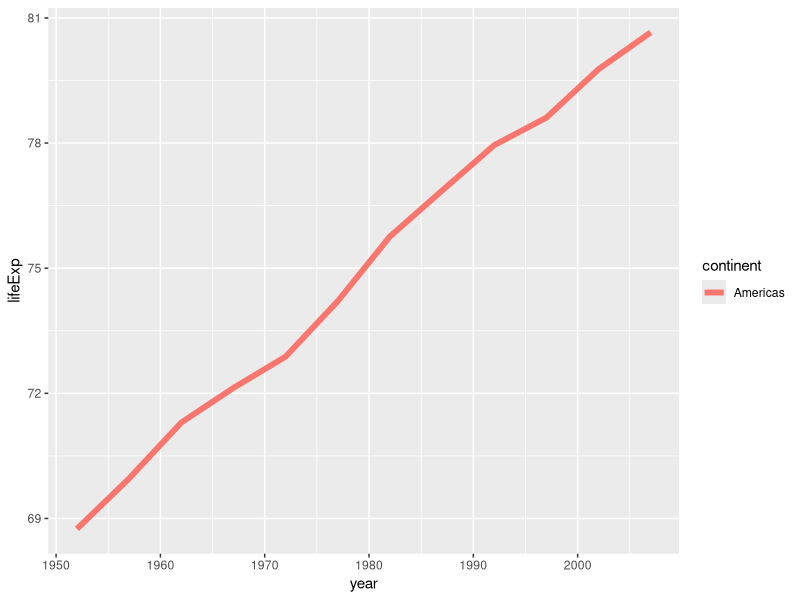
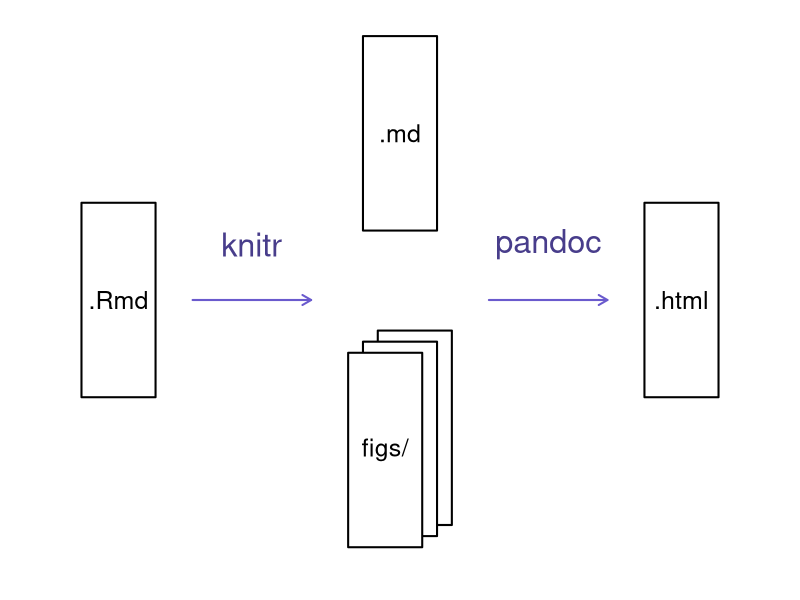

The R script that drew these images, in order:
## ---- chunk 1
gapminder <- read.table("./Data/gapminder.txt", header = T)

# Subset Canada only
Canada <- gapminder[gapminder$country=="Canada",]


library(ggplot2)

#### Challenge 1 ####
ggplot(data = Canada, aes(x = year, y = lifeExp, by = country, color = continent)) + geom_line(size = 2)
## ---- chunk 2
par(mar=rep(0, 4), bty="n", cex=1.5)
plot(0, 0, type="n", xlab="", ylab="", xaxt="n", yaxt="n",
     xlim=c(0, 100), ylim=c(0, 100))
xw <- 10
yh <- 35
xm <- 12
ym <- 50
rect(xm-xw/2, ym-yh/2, xm+xw/2, ym+yh/2, lwd=2)
text(xm, ym, ".Rmd")

xm <- 50
ym <- 80
rect(xm-xw/2, ym-yh/2, xm+xw/2, ym+yh/2, lwd=2)
text(xm, ym, ".md")
xm <- 50; ym <- 25
for(i in c(2, 0, -2))
    rect(xm-xw/2+i, ym-yh/2+i, xm+xw/2+i, ym+yh/2+i, lwd=2,
         border="black", col="white")
text(xm-2, ym-2, "figs/")

xm <- 100-12
ym <- 50
rect(xm-xw/2, ym-yh/2, xm+xw/2, ym+yh/2, lwd=2)
text(xm, ym, ".html")

arrows(22, 50, 38, 50, lwd=2, col="slateblue", len=0.1)
text((22+38)/2, 60, "knitr", col="darkslateblue", cex=1.3)

arrows(62, 50, 78, 50, lwd=2, col="slateblue", len=0.1)
text((62+78)/2, 60, "pandoc", col="darkslateblue", cex=1.3)
